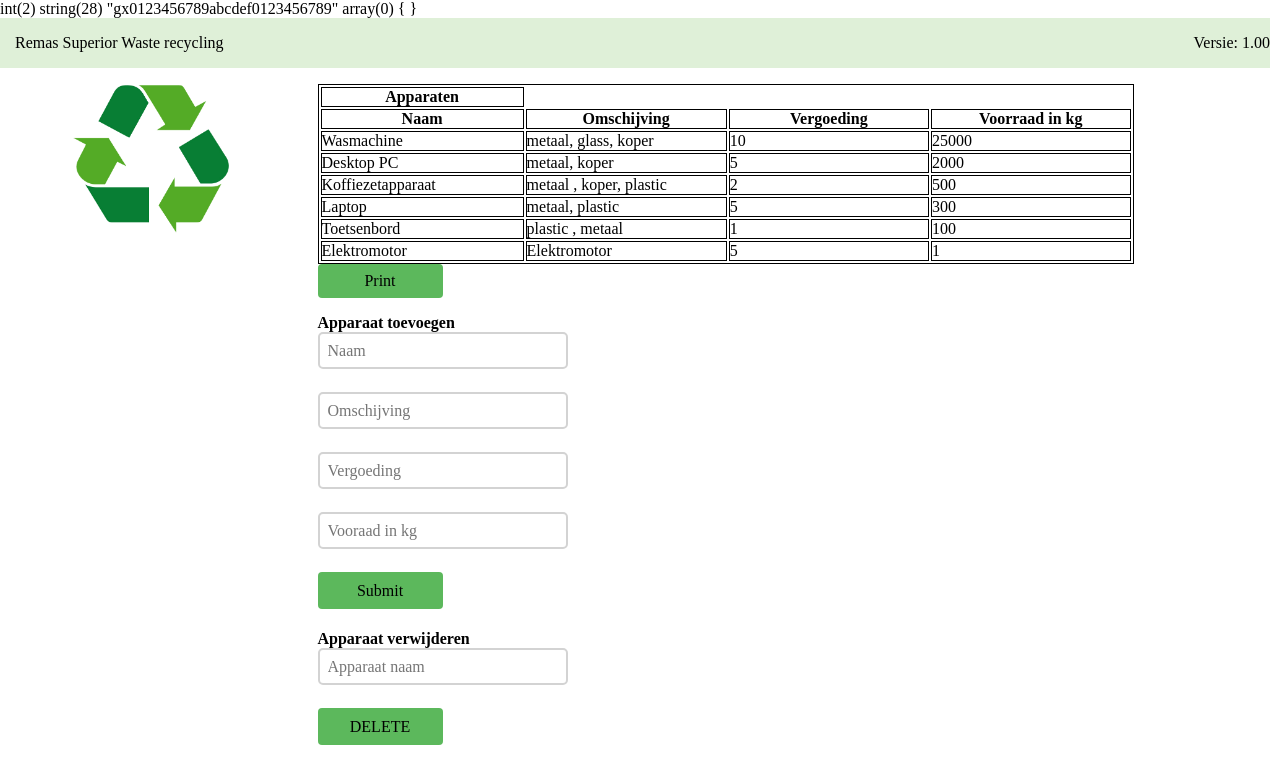
/apparaten.php, run on the app's committed database.
### tables this page shows
CREATE TABLE `apparaten` (
  `ID` int(11) NOT NULL,
  `naam` varchar(40) NOT NULL,
  `omschijving` varchar(200) NOT NULL,
  `vergoeding` float NOT NULL,
  `gewichtgram` int(11) NOT NULL
);

### includes/functions.php (the view, shortened to what this page needs)
<?php
              function getapparaten(){
                include 'connect.php';
                $stmt = $db->query("SELECT * FROM apparaten");
                $results = $stmt->fetchAll(PDO::FETCH_ASSOC);
                $stmt->execute();
                foreach($stmt as $row){
                    echo '<tr> <td>' .$row['naam'] . '</td>';
                    echo '<td>' . $row['omschijving'] . '</td>' ;
                    echo '<td>' . $row['vergoeding'] . '</td>' ;
                    echo '<td>' .$row['gewichtgram'] . '</td> </tr>';
                }
              }
?>

### scripts/style.css (style rules this page uses)
:root { --green: #DFF0D8; --greener: #5CB85C; }
* { margin: 0; padding: 0; list-style: none; box-sizing: border-box; font-family: 'Arial Rounded MT Bold'; font-size: 1em; }
body { background-color: white; }
table, th, td { border: 1px solid black; margin-right: 200px; }
td { width: 210px; }

### data on the page
apparaten: naam "Wasmachine", omschijving "metaal, glass, koper", vergoeding "10", gewichtgram "25000"
apparaten: naam "Desktop PC", omschijving "metaal, koper", vergoeding "5", gewichtgram "2000"
apparaten: naam "Koffiezetapparaat", omschijving "metaal , koper, plastic", vergoeding "2", gewichtgram "500"
apparaten: naam "Laptop", omschijving "metaal, plastic", vergoeding "5", gewichtgram "300"
apparaten: naam "Toetsenbord", omschijving "plastic , metaal", vergoeding "1", gewichtgram "100"
apparaten: naam "Elektromotor", omschijving "Elektromotor", vergoeding "5", gewichtgram "1"
